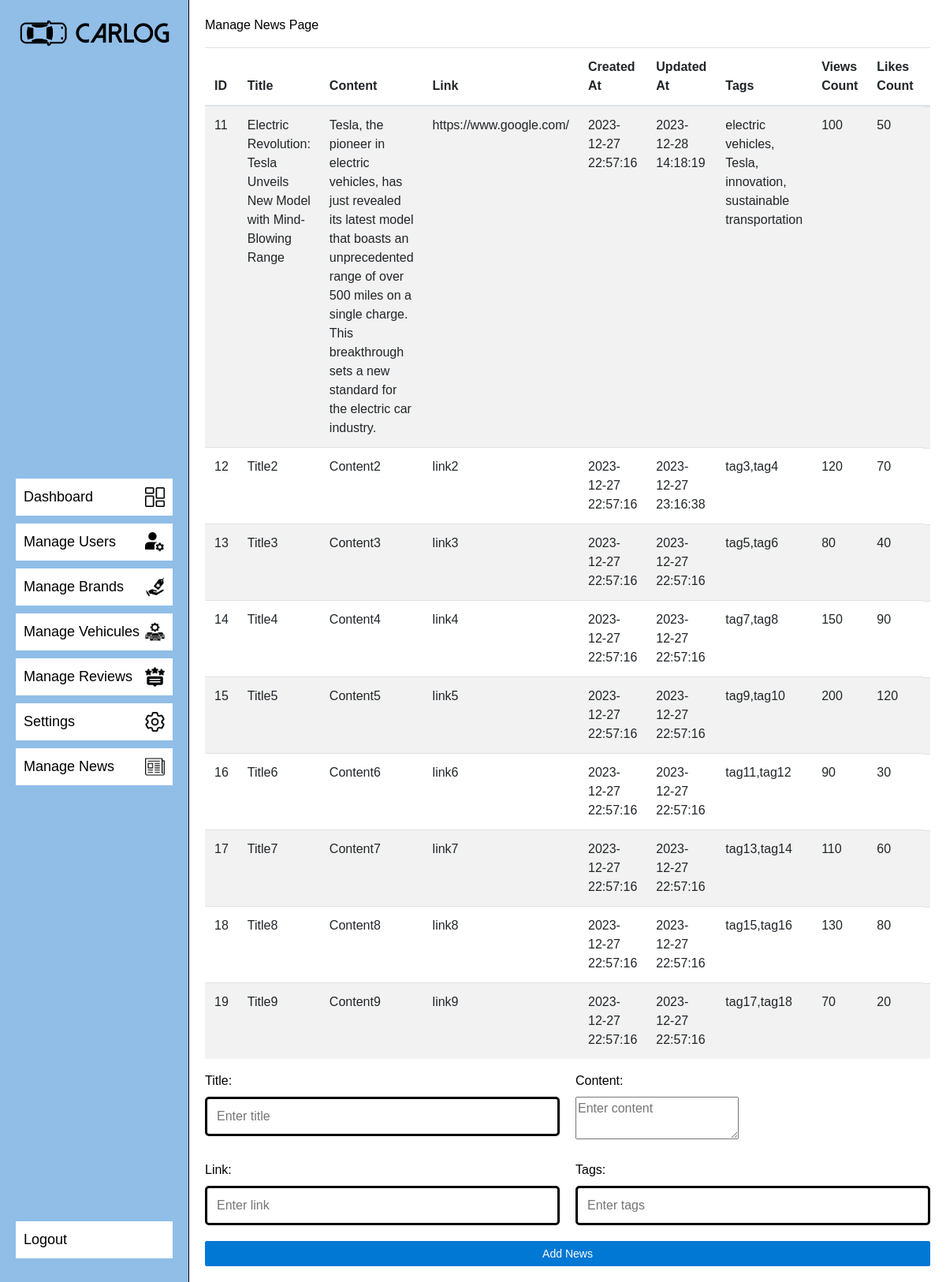
Screenshot of /admin/manageNewsPage/ (signed in) with the database file from the repository.
### tables this page shows
CREATE TABLE `news` (
  `id` int(11) NOT NULL,
  `title` varchar(255) NOT NULL,
  `content` text NOT NULL,
  `link` varchar(255) DEFAULT NULL,
  `created_at` timestamp NOT NULL DEFAULT current_timestamp(),
  `updated_at` timestamp NOT NULL DEFAULT current_timestamp() ON UPDATE current_timestamp(),
  `tags` varchar(255) DEFAULT NULL,
  `views_count` int(11) DEFAULT 0,
  `likes_count` int(11) DEFAULT 0
);

### app/router.php (called while the page is built, shortened)
<?php
require_once($_SERVER['DOCUMENT_ROOT'] . "/CarLog/app/views/adminViews/manageNewsPage.php");
$request = rtrim($_SERVER['REQUEST_URI'], '/') . '/';
$request = strtok($request, '?');
$userRole = isset($_SESSION['USER']) ? $_SESSION['USER']['role'] : 'GUEST';
$view = null;
switch ($request) {
    case '/CarLog/admin/manageNewsPage/':
        if ($userRole === 'ADMIN') {
            $view = new ManageNewsPage();
        } else {
            $view = new UnAuthorizedPage();
        }
        break;
}
$view->showPage();

### config/queries/newsQueries.php (called while the page is built, shortened)
<?php
require_once($_SERVER['DOCUMENT_ROOT'] . '/CarLog/app/controllers/databaseController.php');
class NewsQueries
{
    public static function getAllNews()
    {
        return "SELECT * FROM news";
    }
}

### app/models/newsModel.php (called while the page is built, shortened)
<?php
require_once($_SERVER['DOCUMENT_ROOT'] . "/CarLog/Config/queries/newsQueries.php");
require_once($_SERVER['DOCUMENT_ROOT'] . '/CarLog/app/controllers/databaseController.php');
class NewsModel
{
    public function getAllNews()
    {
        $dbController = new DatabaseController();
        $database = $dbController->connect();
        $query = NewsQueries::getAllNews();
        $news = $dbController->request($database, $query);
        return $news;
    }
}

### app/controllers/databaseController.php (called while the page is built, shortened)
<?php
require_once($_SERVER['DOCUMENT_ROOT'] . '/CarLog/app/models/databaseModel.php');
class DatabaseController
{
    public function request($database, $query, $params = [])
    {
        $databaseModel = new DatabaseModel();
        return $databaseModel->request($database, $query, $params);
    }
}

### app/models/databaseModel.php (called while the page is built, shortened)
<?php
class DatabaseModel
{
    public function request($database, $query, $params = [])
    {
        try {
            $stmt = $database->prepare($query);
            if ($stmt) {
                if (!empty($params)) {
                    $stmt->execute($params);
                } else {
                    $stmt->execute();
                }
                $result = $stmt->fetchAll(PDO::FETCH_ASSOC);
                return $result;
            } else {
                return false;
            }
        } catch (PDOException $e) {
            echo "Query execution failed: " . $e->getMessage();
            return false;
        }
    }
}

### app/controllers/newsController.php (called while the page is built, shortened)
<?php
require_once($_SERVER['DOCUMENT_ROOT'] . '/CarLog/app/models/newsModel.php');
class NewsController
{
    public function getAllNews()
    {
        $newModel = new NewsModel();
        return $newModel->getAllNews();
    }
}

### app/views/adminViews/manageNewsPage.php (the view, shortened to what this page needs)
<?php
require_once($_SERVER['DOCUMENT_ROOT'] . "/CarLog/app/views/sharedViews/sharedViews.php");
require_once($_SERVER['DOCUMENT_ROOT'] . "/CarLog/app/controllers/newsController.php");
class ManageNewsPage
{
    public function showPage()
    {
        ?>
        <div class="page">
            <p> Manage News Page </p>
            <?php
            $this->showNewsTable();
            $this->addNewsForm();
            ?>
        </div>
        <?php
    }
    public function addNewsForm()
    {
        ?>
        <form method="POST" action="/CarLog/app/api/news/addNews.php" class="addBrand-form" enctype="multipart/form-data">
            <div>
                <div>
                    <label for="title">Title:</label>
                    <input type="text" name="title" id="title" placeholder="Enter title" required>
                </div>
                <div>
                    <label for="content">Content:</label>
                    <textarea name="content" id="content" placeholder="Enter content"></textarea>
                </div>
                <div>
                    <label for="link">Link:</label>
                    <input type="text" name="link" id="link" placeholder="Enter link" required>
                </div>
                <div>
                    <label for="tags">Tags:</label>
                    <input type="text" name="tags" id="tags" placeholder="Enter tags" required>
                </div>
            </div>
            <button type="submit">Add News</button>
        </form>
        <?php
    }
    public function showNewsTable()
    {
        $newsController = new NewsController();
        $news = $newsController->getAllNews();
        ?>
        <div class="table-responsive">
            <table class="table table-striped">
                <thead>
                    <tr>
                        <th>ID</th>
                        <th>Title</th>
                        <th>Content</th>
                        <th>Link</th>
                        <th>Created At</th>
                        <th>Updated At</th>
                        <th>Tags</th>
                        <th>Views Count</th>
                        <th>Likes Count</th>
                        <th>Actions</th>
                    </tr>
                </thead>
                <tbody>
                    <?php foreach ($news as $item) { ?>
                        <tr>
                            <td>
                                <?php echo $item['id']; ?>
                            </td>
                            <td>
                                <?php echo $item['title']; ?>
                            </td>
                            <td>
                                <?php echo $item['content']; ?>
                            </td>
                            <td>
                                <?php echo $item['link']; ?>
                            </td>
                            <td>
                                <?php echo $item['created_at']; ?>
                            </td>
                            <td>
                                <?php echo $item['updated_at']; ?>
                            </td>
                            <td>
                                <?php echo $item['tags']; ?>
                            </td>
                            <td>
                                <?php echo $item['views_count']; ?>
                            </td>
                            <td>
                                <?php echo $item['likes_count']; ?>
                            </td>
                            <td class="table-action-btn">
                            </td>
                        </tr>
                    <?php } ?>
                </tbody>
            </table>
        </div>
        <?php
    }
}

### public/styles/styles.css (style rules this page uses)
body { width: 100%; height: 100vh; margin: 0; padding: 0; font-family: 'Poppins', sans-serif; font-size: 16px; font-weight: 400; line-height: 1.5; color: #000000; background-color: #ffffff; -webkit-font-smoothing: antialiased; -moz-osx-font-smoothing: grayscale; overflow-x: hidden; display: flex; flex-direction: column; }
.addBrand-form > div , .addVehicule-form > div { display: grid; grid-template-columns: 1fr 1fr; grid-gap: 20px; }
.addBrand-form , .addVehicule-form { display: flex; flex-direction: column; gap: 20px; }
input:not([type="file"]),select { border: 3px solid #000; border-radius: 5px; height: 50px; line-height: normal; color: #282828; display: block; width: 100%; box-sizing: border-box; user-select: auto; font-size: 16px; padding: 0 6px; padding-left: 12px; }
button { width: 100%; display: inline-block; outline: 0; text-align: center; cursor: pointer; padding: 0px 16px; border-radius: 2px; min-width: 80px; height: 32px; background-color: rgb(0, 120, 212); color: rgb(255, 255, 255); font-size: 14px; font-weight: 400; box-sizing: border-box; border: 1px solid rgb(0, 120, 212); }
label { font-size: 16px; font-weight: 500; line-height: 1.5; color: #000000; margin-bottom: 8px; display: block; user-select: none; }
.page { margin-left: 20%; padding: 20px; box-sizing: border-box; }
.table-action-btn { display: flex; flex-direction: row; gap: 5px; justify-content: center; align-items: center; }

### rows the page displays
news: id "11", title "Electric Revolution: Tesla Unveils New Model with Mind-Blowing Range", content "Tesla, the pioneer in electric vehicles, has just revealed its latest model that boasts an unprecedented range of over 500 miles on a single charge. This breakthrough sets a new standard for the electric car industry.", link "https://www.google.com/", created_at "2023-12-27 22:57:16", updated_at "2023-12-28 14:18:19", tags "electric vehicles, Tesla, innovation, sustainable transportation", views_count "100", likes_count "50"
news: id "12", title "Title2", content "Content2", link "link2", created_at "2023-12-27 22:57:16", updated_at "2023-12-27 23:16:38", tags "tag3,tag4", views_count "120", likes_count "70"
news: id "13", title "Title3", content "Content3", link "link3", created_at "2023-12-27 22:57:16", updated_at "2023-12-27 22:57:16", tags "tag5,tag6", views_count "80", likes_count "40"
news: id "14", title "Title4", content "Content4", link "link4", created_at "2023-12-27 22:57:16", updated_at "2023-12-27 22:57:16", tags "tag7,tag8", views_count "150", likes_count "90"
news: id "15", title "Title5", content "Content5", link "link5", created_at "2023-12-27 22:57:16", updated_at "2023-12-27 22:57:16", tags "tag9,tag10", views_count "200", likes_count "120"
news: id "16", title "Title6", content "Content6", link "link6", created_at "2023-12-27 22:57:16", updated_at "2023-12-27 22:57:16", tags "tag11,tag12", views_count "90", likes_count "30"
news: id "17", title "Title7", content "Content7", link "link7", created_at "2023-12-27 22:57:16", updated_at "2023-12-27 22:57:16", tags "tag13,tag14", views_count "110", likes_count "60"
news: id "18", title "Title8", content "Content8", link "link8", created_at "2023-12-27 22:57:16", updated_at "2023-12-27 22:57:16", tags "tag15,tag16", views_count "130", likes_count "80"
news: id "19", title "Title9", content "Content9", link "link9", created_at "2023-12-27 22:57:16", updated_at "2023-12-27 22:57:16", tags "tag17,tag18", views_count "70", likes_count "20"
